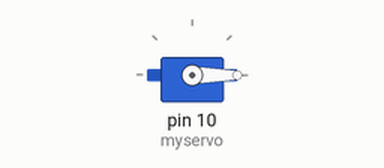
Simulated run of this sketch. Board: Arduino Uno, built with avr-gcc and run on an emulated ATmega328P. Parts: servo.

Above: at 0.05 s.
Timing chart, 0 to 3.0 s (numbered marks = the images above):
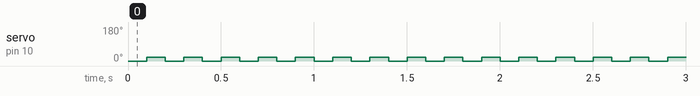

Measured:
- by itself, servo on pin 10 (myservo): alternates 20° for 0.10 s and 0° for 0.10 s

The sketch:

servo_test.ino
```cpp
#include <Servo.h>

Servo myservo;  // create servo object to control a servo
// twelve servo objects can be created on most boards

int pos = 0;    // variable to store the servo position

void setup() {
  myservo.attach(10);  // attaches the servo on pin 9 to the servo object
}

void loop() {

   myservo.write(0);
   delay(100);
    myservo.write(20);
    delay(100);
}
```
